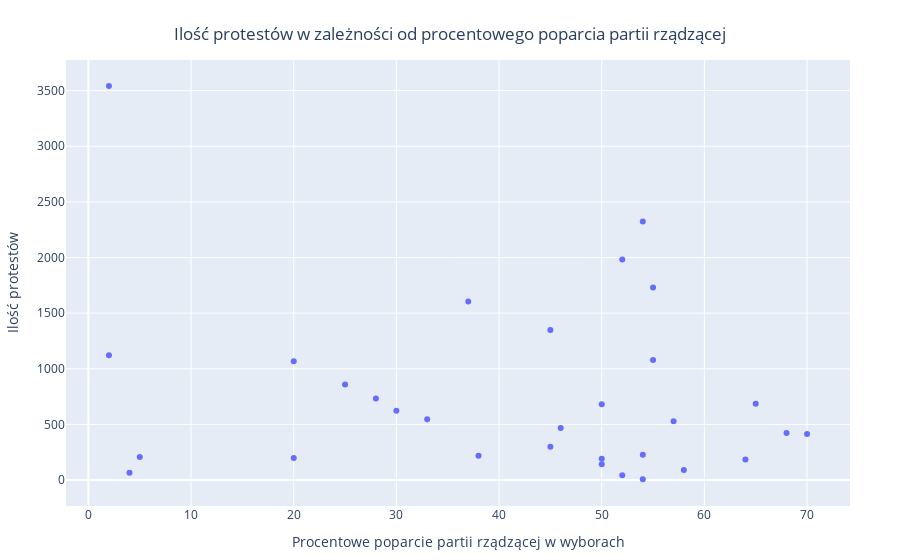

Write notebook code for a chart like this one.
### Code cell
trace = scatter(df_per_col, x=:percentage_votes, y=:num_of_protests, mode="markers")
layout = Layout(xaxis_title="Procentowe poparcie partii rządzącej w wyborach", yaxis_title="Ilość protestów", title=attr(text="Ilość protestów w zależności od procentowego poparcia partii rządzącej", y=0.95,
x=0.5, xanchor="center", yanchor="top"))
plot(trace, layout)

### Figure 1 — Plotly figure (JSON) as saved in the notebook; plotly's stock layout.template omitted (floating-point values rounded to 4 significant figures)
{"data": [{"mode": "markers", "type": "scatter", "x": [45, 50, 54, 68, 2, 28, 25, 37, 55, 2, 55, 30, 52, 50, 70, 20, 50, 38, 65, 45, 58, 54, 46, 57, 5, 52, 33, 20, 64, null, 54, 4, null, null, null], "y": [1349, 682, 2324, 424, 1121, 732, 858, 1604, 1730, 3541, 1078, 622, 1983, 143, 415, 198, 191, 218, 686, 299, 91, 228, 467, 528, 207, 44, 547, 1068, 184, 185, 7, 66, 38, 73, 1]}], "layout": {"margin": {"b": 50, "l": 50, "r": 50, "t": 60}, "title": {"text": "Ilość protestów w zależności od procentowego poparcia partii rządzącej", "x": 0.5, "xanchor": "center", "y": 0.95, "yanchor": "top"}, "xaxis": {"title": {"text": "Procentowe poparcie partii rządzącej w wyborach"}}, "yaxis": {"title": {"text": "Ilość protestów"}}}}
